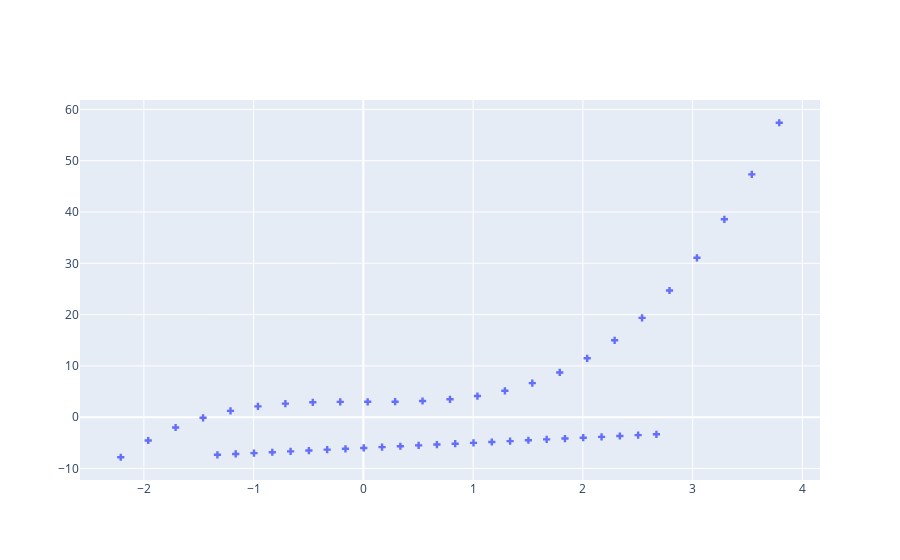

This figure's notebook cell:
### Markdown cell above
Пояснения:

1. go.Scatter - добавление на `fig`, точек типа Scatter. Тоесть точек от x и y.

2. Параметры: 
* x,y - данные (Series, Array like)
* mode - просто точки, просто линии, точки + линии
* 
 
Как видно из данного примера в полоном режиме доступно больше возможностей для настройки,но и код получается более длинным.

### Code cell
fig = go.Figure()

# Add traces

fig.add_trace(go.Scatter(x=data['x'], y=data['y'],
                    mode='markers',
                    marker = dict(
                        symbol = 'cross'
                    ),
                    name='$x^2$'))
fig.show()

### Figure 1 — Plotly figure (JSON) as saved in the notebook; plotly's stock layout.template omitted (floating-point values rounded to 4 significant figures)
{"data": [{"marker": {"symbol": "cross"}, "mode": "markers", "name": "$x^2$", "type": "scatter", "x": [-1.33, -1.163, -0.9967, -0.8301, -0.6634, -0.4967, -0.3301, -0.1634, 0.003271, 0.1699, 0.3366, 0.5033, 0.6699, 0.8366, 1.003, 1.17, 1.337, 1.503, 1.67, 1.837, 2.003, 2.17, 2.337, 2.503, 2.67, -2.211, -1.961, -1.711, -1.461, -1.211, -0.9609, -0.7109, -0.4609, -0.2109, 0.03911, 0.2891, 0.5391, 0.7891, 1.039, 1.289, 1.539, 1.789, 2.039, 2.289, 2.539, 2.789, 3.039, 3.289, 3.539, 3.789], "y": [-7.33, -7.163, -6.997, -6.83, -6.663, -6.497, -6.33, -6.163, -5.997, -5.83, -5.663, -5.497, -5.33, -5.163, -4.997, -4.83, -4.663, -4.497, -4.33, -4.163, -3.997, -3.83, -3.663, -3.497, -3.33, -7.807, -4.54, -2.008, -0.1178, 1.225, 2.113, 2.641, 2.902, 2.991, 3.0, 3.024, 3.157, 3.491, 4.122, 5.142, 6.646, 8.727, 11.48, 15.0, 19.37, 24.7, 31.07, 38.58, 47.33, 57.4]}], "layout": {}}
